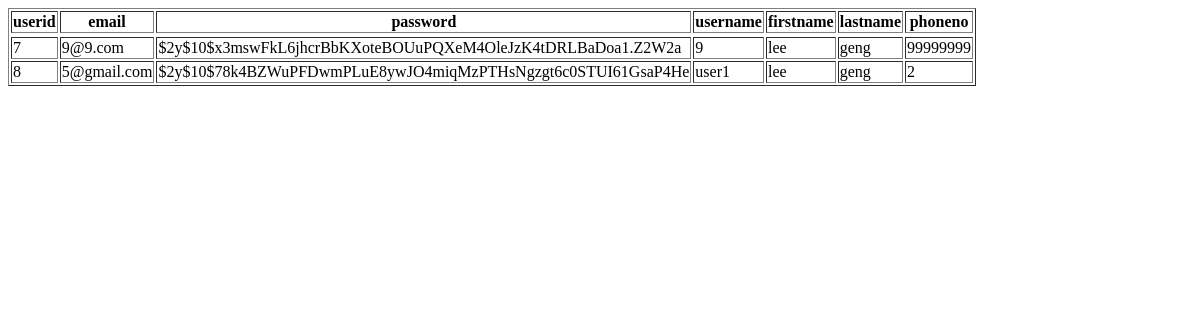
Page /webStore/exampleCode/read.php on the earlier database version.
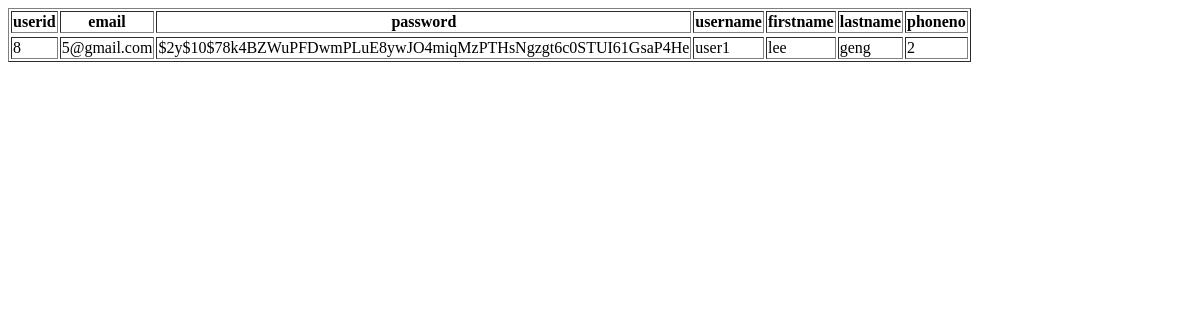
Same page on the later database version.
### tables this page shows
CREATE TABLE `user` (
  `userid` int(10) NOT NULL,
  `email` varchar(80) NOT NULL,
  `password` varchar(255) NOT NULL,
  `username` varchar(50) NOT NULL,
  `firstname` varchar(20) NOT NULL,
  `lastname` varchar(20) NOT NULL,
  `phoneno` int(8) NOT NULL
);

### webStore/exampleCode/read.php (the view)
<html>
<body>
<?php
$servername = "localhost";
$dbname ="phase2";
$con = new PDO("mysql:host=$servername;dbname=$dbname","root","");
$con->setAttribute(PDO::ATTR_ERRMODE, PDO::ERRMODE_EXCEPTION);
$query= $con->prepare("SELECT * FROM user");
$query->execute();
$result = $query->fetchALL(PDO::FETCH_ASSOC);
?>
<table style "margin: 0 auto; text-align: center;" border '1'>
	<tr>
		<th>userid</th>
		<th>email</th>
		<th>password</th>
		<th>username</th>
		<th>firstname</th>
		<th>lastname</th>
		<th>phoneno</th>
	<tr>
	<?php foreach ($result as $row) { ?>
		<tr>
			<td><?= isset($row['userid']) ? $row['userid'] : '' ?></td>
			<td><?= isset($row['email']) ? $row['email'] : '' ?></td>
			<td><?= isset($row['password']) ? $row['password'] : '' ?></td>
			<td><?= isset($row['username']) ? $row['username'] : '' ?></td>
			<td><?= isset($row['firstname']) ? $row['firstname'] : '' ?></td>
			<td><?= isset($row['lastname']) ? $row['lastname'] : '' ?></td>
			<td><?= isset($row['phoneno']) ? $row['phoneno'] : '' ?></td>
		</tr>
	<?php } ?>
</table>
</body>
</html>

Differences in the rows shown:
removed user: userid "7", email "9@9.com", password "$2y$10$x3mswFkL6jhcrBbKXoteBOUuPQXeM4OleJzK4tDRLBaDoa1.Z2W2a", username "9", firstname "lee", lastname "geng", phoneno "99999999"
